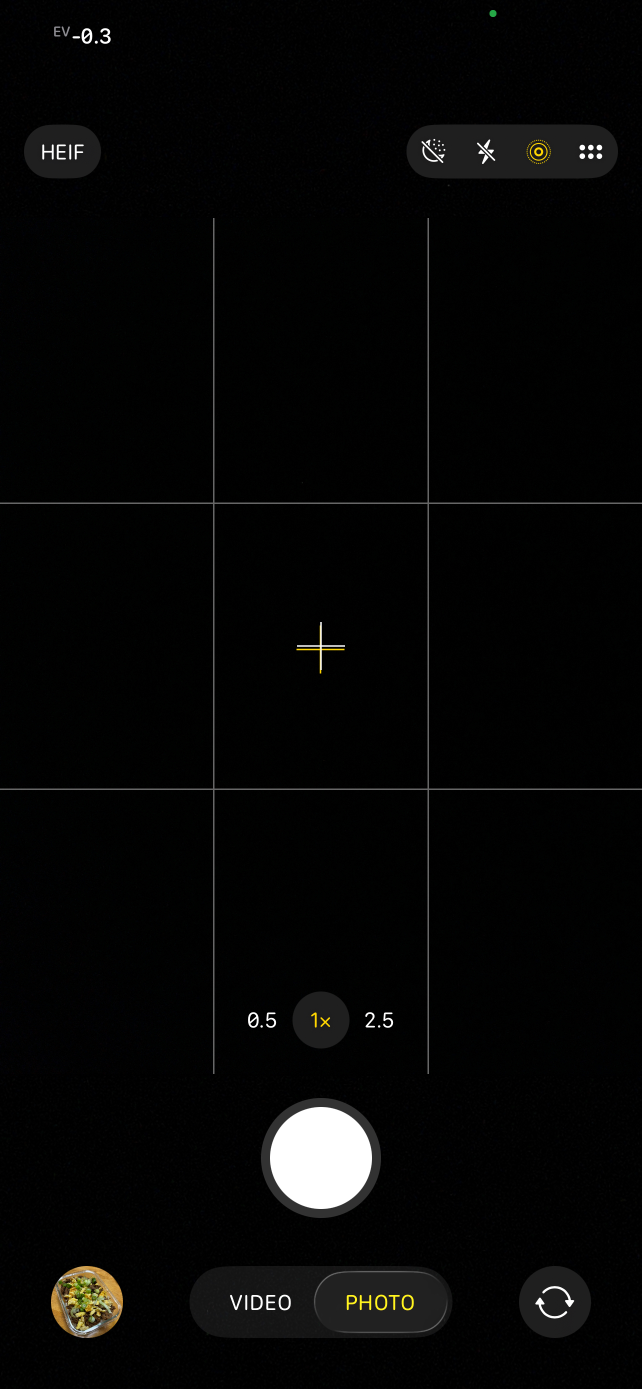
#> input picture image.png, 1284 x 2778 px (shown at 1/2 size)
$ python -i effects.py   (imports and definitions only)
#> lines starting #> are read from the running program, lines starting #| are printed output that depends on the picture
#> further down, picture is the input picture: PIL image 1284x2778 RGB; mean R, G, B 6.3, 6.4, 6
"""Point-and-shoot effects layer: date stamp, film frame, light leak, dust and scratches.

These are the *signatures* of a cheap camera rather than properties of its sensor:
the orange LED date burned into the corner, the printed border, the light that crept
past a worn door seal, the dust on a scanner platen. `character.py` handles the physics
of the lens and sensor; this module handles the artefacts of the era.

Everything is deterministic: pass a `seed` and the same photo yields the same leak and
the same dust, so re-developing a shot doesn't reshuffle it.

Pure numpy + Pillow — no new dependencies, no font files (digits are drawn as real
seven-segment shapes, which is what those cameras actually used).
"""

from __future__ import annotations

from dataclasses import dataclass
from datetime import datetime

import numpy as np
from PIL import Image, ImageDraw, ImageFilter

# Which segments light up for each character, in the classic seven-segment order:
#   a = top, b = top-right, c = bottom-right, d = bottom, e = bottom-left,
#   f = top-left, g = middle
_SEGMENTS: dict[str, str] = {
    "0": "abcdef",
    "1": "bc",
    "2": "abdeg",
    "3": "abcdg",
    "4": "bcfg",
    "5": "acdfg",
    "6": "acdefg",
    "7": "abc",
    "8": "abcdefg",
    "9": "abcdfg",
    " ": "",
    "'": "f",
}

# Per-camera date-stamp colour. Canon compacts burned a warm orange; the Y2K digicams
# skewed more yellow; Fuji leaned amber.
_STAMP_COLORS: dict[str, tuple[int, int, int]] = {
    "g7x": (255, 138, 42),
    "powershot": (255, 122, 30),
    "ccd": (255, 196, 62),
    "x100": (255, 168, 70),
    "rx100": (255, 148, 58),
    "gr": (255, 130, 48),
}
_DEFAULT_STAMP = (255, 140, 45)


@dataclass
class EffectOptions:
    """Which effects to apply. All default off so callers opt in explicitly."""

    date_stamp: bool = False
    date_text: str | None = None      # defaults to "'YY MM DD" of `when`
    when: datetime | None = None
    frame: str | None = None          # None | "white" | "black" | "print"
    light_leak: float = 0.0           # 0-1
    dust: float = 0.0                 # 0-1
    seed: int = 0

    def any_enabled(self) -> bool:
        return bool(self.date_stamp or self.frame or self.light_leak > 0 or self.dust > 0)


# [135 lines left out: functions _draw_segment, _render_stamp_text, add_date_stamp, add_frame, add_light_leak, not called in this run]


def add_dust(img: Image.Image, amount: float = 0.5, seed: int = 0) -> Image.Image:
    """Sprinkle dust specks and hair-thin scratches, like a scanned print."""
#> called with amount = 0.5, seed = 0
    if amount <= 0:
        return img.convert("RGB")
    base = img.convert("RGB")
    w, h = base.size
#> w = 1284; h = 2778
    rng = np.random.default_rng(seed or 7)
    a = float(np.clip(amount, 0, 1))

    layer = Image.new("RGB", (w, h), (0, 0, 0))
#> layer: PIL image 1284x2778 RGB; every value is 0
    d = ImageDraw.Draw(layer)
    scale = min(w, h)
#> scale = 1284

    for _ in range(int(28 * a) + 4):
        r = rng.uniform(scale * 0.0012, scale * 0.0045)
        cx, cy = rng.uniform(0, w), rng.uniform(0, h)
        v = int(rng.uniform(90, 220))
        d.ellipse([cx - r, cy - r, cx + r, cy + r], fill=(v, v, v))

    for _ in range(int(4 * a) + 1):
        x0, y0 = rng.uniform(0, w), rng.uniform(0, h)
        length = rng.uniform(scale * 0.05, scale * 0.28)
        angle = rng.uniform(0, np.pi)
        x1, y1 = x0 + np.cos(angle) * length, y0 + np.sin(angle) * length
        v = int(rng.uniform(70, 150))
        d.line([x0, y0, x1, y1], fill=(v, v, v), width=1)

    speck = np.asarray(layer.filter(ImageFilter.GaussianBlur(radius=0.6)), dtype=np.float32)
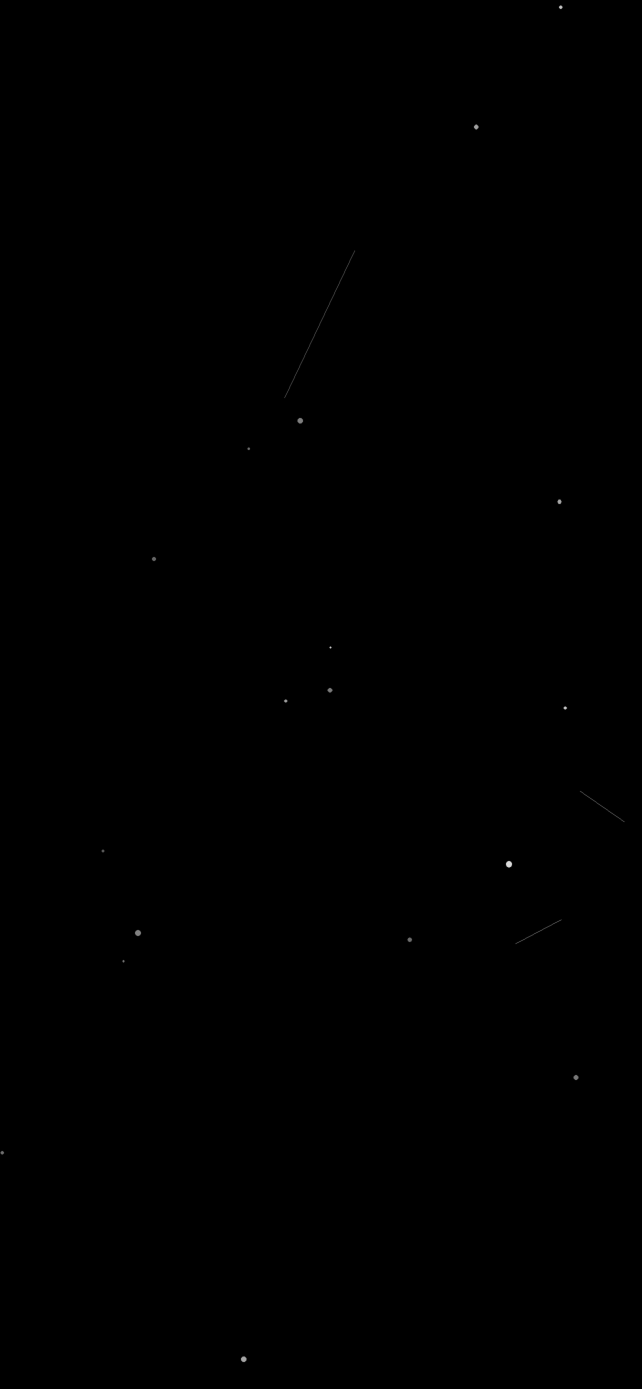
#> speck: shape (2778, 1284, 3) float32 (shown at 1/2 size); min 0, max 218, mean 0.1
    arr = np.asarray(base, dtype=np.float32)
    return Image.fromarray(np.clip(arr + speck * 0.55, 0, 255).astype(np.uint8))


# [19 lines left out: function apply_effects, not called in this run]

>>> from PIL import Image
>>> picture = Image.open('../image.png')
>>> result = add_dust(picture)
